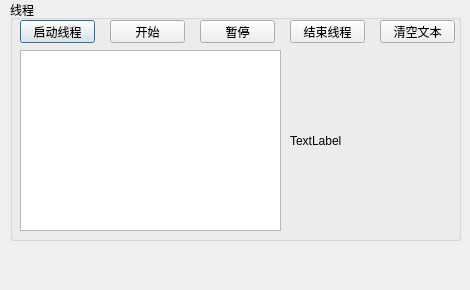
<?xml version="1.0" encoding="UTF-8"?>
<ui version="4.0">
 <class>Dialog</class>
 <widget class="QDialog" name="Dialog">
  <property name="geometry">
   <rect>
    <x>0</x>
    <y>0</y>
    <width>470</width>
    <height>290</height>
   </rect>
  </property>
  <property name="windowTitle">
   <string>多线程，使用线程与主线程通讯</string>
  </property>
  <widget class="QGroupBox" name="groupBox">
   <property name="geometry">
    <rect>
     <x>10</x>
     <y>0</y>
     <width>451</width>
     <height>241</height>
    </rect>
   </property>
   <property name="title">
    <string>线程</string>
   </property>
   <widget class="QPushButton" name="btnStartThread">
    <property name="geometry">
     <rect>
      <x>10</x>
      <y>20</y>
      <width>75</width>
      <height>23</height>
     </rect>
    </property>
    <property name="text">
     <string>启动线程</string>
    </property>
   </widget>
   <widget class="QPushButton" name="btnDiceBegin">
    <property name="geometry">
     <rect>
      <x>100</x>
      <y>20</y>
      <width>75</width>
      <height>23</height>
     </rect>
    </property>
    <property name="text">
     <string>开始</string>
    </property>
   </widget>
   <widget class="QPushButton" name="btnDiceEnd">
    <property name="geometry">
     <rect>
      <x>190</x>
      <y>20</y>
      <width>75</width>
      <height>23</height>
     </rect>
    </property>
    <property name="text">
     <string>暂停</string>
    </property>
   </widget>
   <widget class="QPushButton" name="btnStopThread">
    <property name="geometry">
     <rect>
      <x>280</x>
      <y>20</y>
      <width>75</width>
      <height>23</height>
     </rect>
    </property>
    <property name="text">
     <string>结束线程</string>
    </property>
   </widget>
   <widget class="QPushButton" name="btnClear">
    <property name="geometry">
     <rect>
      <x>370</x>
      <y>20</y>
      <width>75</width>
      <height>23</height>
     </rect>
    </property>
    <property name="text">
     <string>清空文本</string>
    </property>
   </widget>
   <widget class="QPlainTextEdit" name="plainTextEdit">
    <property name="geometry">
     <rect>
      <x>10</x>
      <y>50</y>
      <width>261</width>
      <height>181</height>
     </rect>
    </property>
   </widget>
   <widget class="QLabel" name="LabPic">
    <property name="geometry">
     <rect>
      <x>280</x>
      <y>50</y>
      <width>161</width>
      <height>181</height>
     </rect>
    </property>
    <property name="text">
     <string>TextLabel</string>
    </property>
   </widget>
  </widget>
  <widget class="QLabel" name="LabA">
   <property name="geometry">
    <rect>
     <x>10</x>
     <y>250</y>
     <width>451</width>
     <height>21</height>
    </rect>
   </property>
   <property name="text">
    <string/>
   </property>
  </widget>
 </widget>
 <layoutdefault spacing="6" margin="11"/>
 <resources/>
 <connections/>
</ui>
